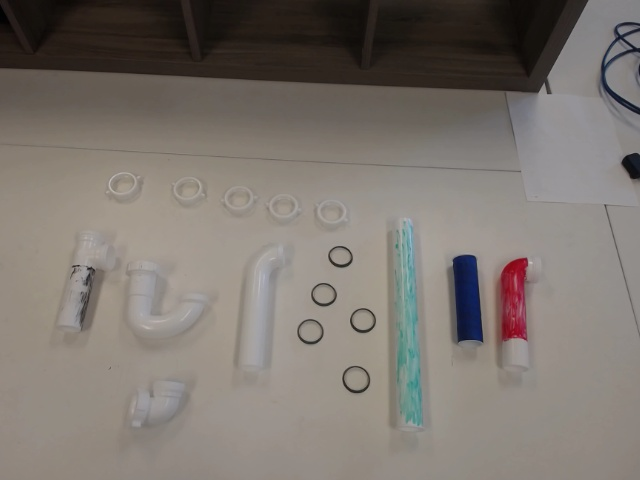
#> input picture test.jpg, 640 x 480 px, found by its file name
$ python single_test.py
#> lines starting #> are read from the running program, lines starting #| are printed output that depends on the picture
import numpy as np
import matplotlib.pyplot as plt
import skimage
from skimage import data, color
from skimage.transform import hough_circle, hough_circle_peaks
from skimage.feature import canny
from skimage.draw import circle_perimeter
from skimage.util import img_as_ubyte


# Load picture and detect edges
image = skimage.io.imread('test.jpg')
#> image is the input picture: shape (480, 640, 3); mean R, G, B 125.1, 118.2, 111.9
image = skimage.color.rgb2gray(image)
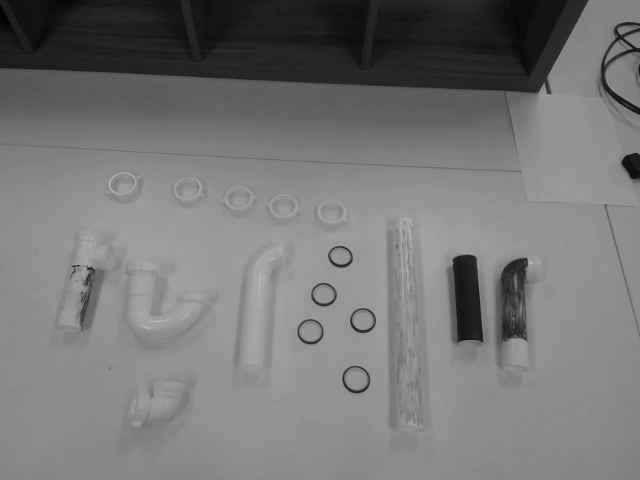
#> image: shape (480, 640) float64; min 0, max 0.763, mean 0.467
edges = canny(image, sigma=3, low_threshold=10, high_threshold=50)
#> edges: shape (480, 640) bool; every value is 0


# Detect two radii
hough_radii = np.arange(1, 35, 1)
hough_res = hough_circle(edges, hough_radii)

# Select the most prominent 5 circles
accums, cx, cy, radii = hough_circle_peaks(hough_res, hough_radii,
                                           total_num_peaks=3)
#> accums = empty array; cx = empty array; cy = empty array; radii = empty array

# Draw them
fig, ax = plt.subplots(ncols=1, nrows=1, figsize=(10, 4))
image = color.gray2rgb(image)
#> image: shape (480, 640, 3) float64
for center_y, center_x, radius in zip(cy, cx, radii):
    circy, circx = circle_perimeter(center_y, center_x, radius)
    image[circy, circx] = (220, 20, 20)
#> this loop made 0 passes

ax.imshow(image, cmap=plt.cm.gray)
plt.show()
